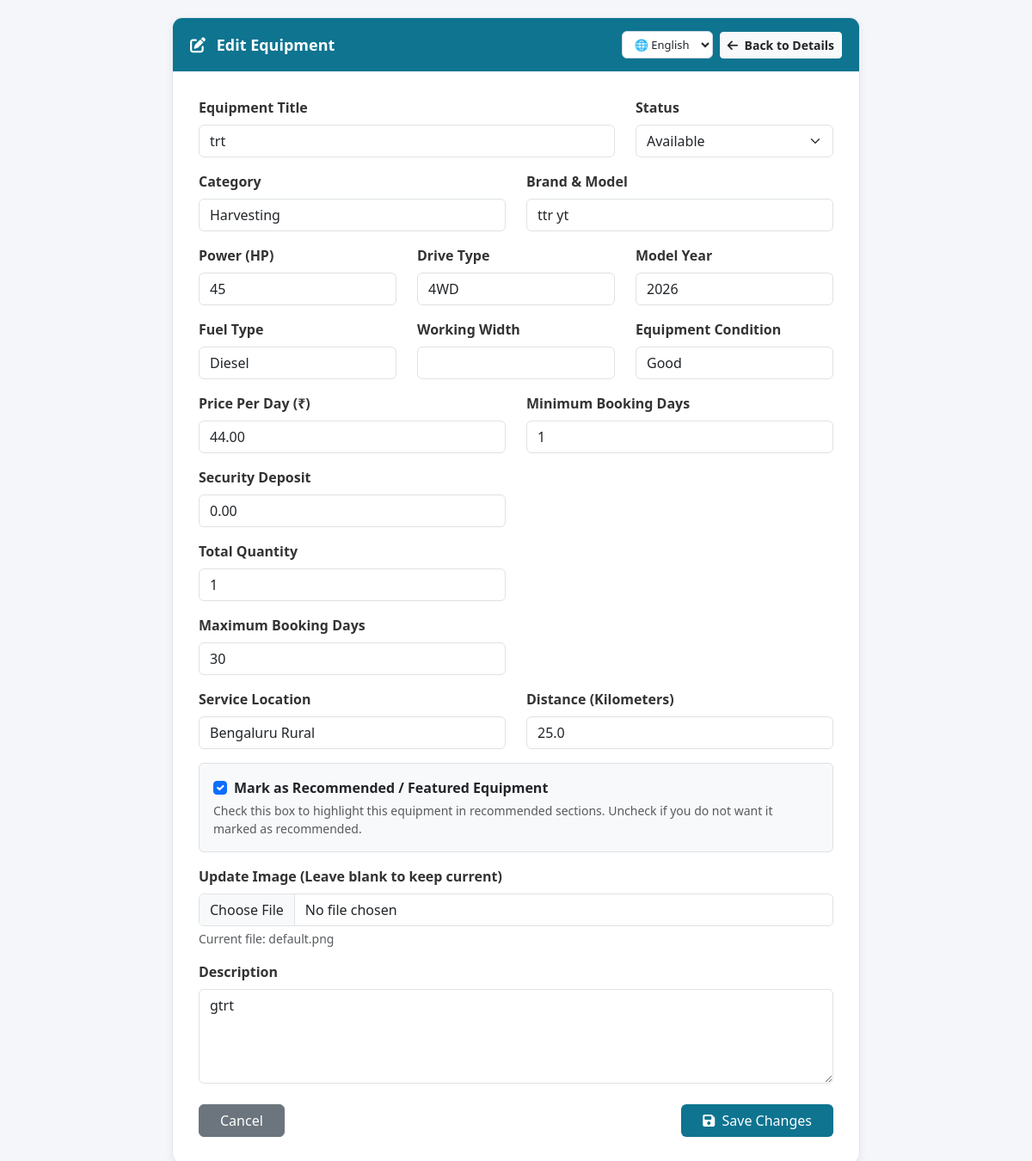
The app's page /edit_equipment.php?id=3 (signed in) with its own data.
### tables this page shows
CREATE TABLE `equipment` (
  `equipment_id` int(11) NOT NULL,
  `category_id` int(11) DEFAULT NULL,
  `lender_id` int(11) NOT NULL,
  `title` varchar(150) NOT NULL,
  `category` varchar(50) NOT NULL,
  `brand_model` varchar(100) NOT NULL,
  `power_hp` int(11) DEFAULT NULL,
  `drive_type` varchar(20) DEFAULT NULL,
  `model_year` int(11) DEFAULT NULL,
  `fuel_type` varchar(30) DEFAULT NULL,
  `working_width` varchar(50) DEFAULT NULL,
  `equipment_condition` enum('New','Good','Used') DEFAULT 'Good',
  `price_per_day` decimal(10,2) NOT NULL,
  `min_booking_days` int(11) DEFAULT 1,
  `service_location` varchar(100) NOT NULL,
  `distance_km` decimal(5,1) DEFAULT 5.0,
  `description` text DEFAULT NULL,
  `image` varchar(255) NOT NULL,
  `badge` enum('RECOMMENDED','POPULAR','TOP RATED','BEST PRICE','NONE') DEFAULT 'NONE',
  `status` enum('Available','Rented Out','Under Maintenance','Inactive') DEFAULT 'Available',
  `rating` decimal(2,1) DEFAULT 4.5,
  `rating_count` int(11) DEFAULT 0,
  `created_at` timestamp NOT NULL DEFAULT current_timestamp(),
  `is_featured` tinyint(1) DEFAULT 0,
  `latitude` decimal(10,8) DEFAULT NULL,
  `longitude` decimal(11,8) DEFAULT NULL
);

### includes/lang.php (called while the page is built, shortened)
<?php
$current_lang = $_SESSION['lang'] ?? 'en';
function __($key) {
    global $translations, $current_lang;
    return $translations[$current_lang][$key] ?? $translations['en'][$key] ?? $key;
}
?>

### edit_equipment.php (the view, shortened to what this page needs)
<?php
require_once 'includes/lang.php';
require_once 'includes/config.php';
$lender_id = $_SESSION['user_id'];
$equipment_id = isset($_GET['id']) ? intval($_GET['id']) : 0;
$stmt = $conn->prepare("SELECT * FROM equipment WHERE equipment_id = ? AND lender_id = ?");
$stmt->bind_param("ii", $equipment_id, $lender_id);
$stmt->execute();
$result = $stmt->get_result();
$eq = $result->fetch_assoc();
?>
<!DOCTYPE html>
<html lang="<?php echo $current_lang ?? 'en'; ?>">
<head>
    <link rel="stylesheet" href="https://cdnjs.cloudflare.com/ajax/libs/font-awesome/6.4.0/css/all.min.css">
    <link href="https://cdn.jsdelivr.net/npm/bootstrap@5.3.0/dist/css/bootstrap.min.css" rel="stylesheet">
</head>
<body>
    <div class="form-container">
        <div class="top-banner">
            <span><i class="fa-solid fa-pen-to-square me-2"></i> <?php echo __('edit_equipment_title'); ?></span>
            <div class="d-flex align-items-center gap-2">
                <select class="lang-select text-dark" onchange="location = this.value;">
                    <option value="edit_equipment.php?id=<?php echo $equipment_id; ?>&lang=en" <?php echo ($current_lang === 'en') ? 'selected' : ''; ?>>🌐 English</option>
                </select>
                <a href="equipment_details.php?id=<?php echo $equipment_id; ?>" class="btn btn-sm btn-light fw-bold text-dark"><i class="fa-solid fa-arrow-left me-1"></i> <?php echo __('back_to_details'); ?></a>
            </div>
        </div>
        <div class="form-body">
            <form action="edit_equipment.php?id=<?php echo $equipment_id; ?>" method="POST" enctype="multipart/form-data">
                <div class="row mb-3">
                    <div class="col-md-8">
                        <label class="form-label fw-bold"><?php echo __('equipment_title_label'); ?></label>
                        <input type="text" name="title" class="form-control" value="<?php echo htmlspecialchars($eq['title'] ?? ''); ?>" required>
                    </div>
                    <div class="col-md-4">
                        <label class="form-label fw-bold"><?php echo __('status_label'); ?></label>
                        <select name="status" class="form-select">
                            <option value="Available" <?php echo (strtolower($eq['status'] ?? '') === 'available') ? 'selected' : ''; ?>><?php echo __('available_status'); ?></option>
                        </select>
                    </div>
                </div>
                <div class="row mb-3">
                    <div class="col-md-6">
                        <label class="form-label fw-bold"><?php echo __('category_label'); ?></label>
                        <input type="text" name="category" class="form-control" value="<?php echo htmlspecialchars($eq['category'] ?? ''); ?>" required>
                    </div>
                    <div class="col-md-6">
                        <label class="form-label fw-bold"><?php echo __('brand_model_label'); ?></label>
                        <input type="text" name="brand_model" class="form-control" value="<?php echo htmlspecialchars($eq['brand_model'] ?? ''); ?>">
                    </div>
                </div>
                <div class="row mb-3">
                    <div class="col-md-4">
                        <label class="form-label fw-bold"><?php echo __('power_hp_label'); ?></label>
                        <input type="text" name="power_hp" class="form-control" value="<?php echo htmlspecialchars($eq['power_hp'] ?? ''); ?>">
                    </div>
                    <div class="col-md-4">
                        <label class="form-label fw-bold"><?php echo __('drive_type_label'); ?></label>
                        <input type="text" name="drive_type" class="form-control" value="<?php echo htmlspecialchars($eq['drive_type'] ?? ''); ?>">
                    </div>
                    <div class="col-md-4">
                        <label class="form-label fw-bold"><?php echo __('model_year_label'); ?></label>
                        <input type="text" name="model_year" class="form-control" value="<?php echo htmlspecialchars($eq['model_year'] ?? ''); ?>">
                    </div>
                </div>
                <div class="row mb-3">
                    <div class="col-md-4">
                        <label class="form-label fw-bold"><?php echo __('fuel_type_label'); ?></label>
                        <input type="text" name="fuel_type" class="form-control" value="<?php echo htmlspecialchars($eq['fuel_type'] ?? ''); ?>">
                    </div>
                    <div class="col-md-4">
                        <label class="form-label fw-bold"><?php echo __('working_width_label'); ?></label>
                        <input type="text" name="wrorking_width" class="form-control" value="<?php echo htmlspecialchars($eq['wrorking_width'] ?? ''); ?>">
                    </div>
                    <div class="col-md-4">
                        <label class="form-label fw-bold"><?php echo __('equipment_condition_label'); ?></label>
                        <input type="text" name="equipment_condition" class="form-control" value="<?php echo htmlspecialchars($eq['equipment_condition'] ?? ''); ?>">
                    </div>
                </div>
                <div class="row mb-3">
                    <div class="col-md-6">
                        <label class="form-label fw-bold"><?php echo __('price_per_day_label'); ?></label>
                        <input type="number" step="0.01" name="price_per_day" class="form-control" value="<?php echo htmlspecialchars($eq['price_per_day'] ?? 0); ?>" required>
                        <label class="form-label fw-bold mt-3">Security Deposit</label>
                        <input type="number" step="0.01" min="0" name="security_deposit" class="form-control" value="<?php echo htmlspecialchars($eq['security_deposit'] ?? 0); ?>">
                        <label class="form-label fw-bold mt-3">Total Quantity</label>
                        <input type="number" min="1" name="total_quantity" class="form-control" value="<?php echo htmlspecialchars($eq['total_quantity'] ?? 1); ?>" required>
                        <label class="form-label fw-bold mt-3">Maximum Booking Days</label>
                        <input type="number" min="1" name="max_booking_days" class="form-control" value="<?php echo htmlspecialchars($eq['max_booking_days'] ?? 30); ?>">
                    </div>
                    <div class="col-md-6">
                        <label class="form-label fw-bold"><?php echo __('min_booking_days_label'); ?></label>
                        <input type="number" name="min_booking_days" class="form-control" value="<?php echo htmlspecialchars($eq['min_booking_days'] ?? 1); ?>" required>
                    </div>
                </div>
                <div class="row mb-3">
                    <div class="col-md-6">
                        <label class="form-label fw-bold"><?php echo __('service_location_label'); ?></label>
                        <input type="text" name="service_location" class="form-control" value="<?php echo htmlspecialchars($eq['service_location'] ?? ''); ?>">
                    </div>
                    <div class="col-md-6">
                        <label class="form-label fw-bold"><?php echo __('distance_km_label'); ?></label>
                        <input type="number" step="0.1" name="distance_km" class="form-control" value="<?php echo htmlspecialchars($eq['distance_km'] ?? 0); ?>">
                    </div>
                </div>
                <div class="mb-3 form-check p-3 bg-light rounded border">
                    <input type="checkbox" class="form-check-input ms-0 me-2" id="is_featured" name="is_featured" value="1" <?php echo (!empty($eq['is_featured']) && $eq['is_featured'] == 1) ? 'checked' : ''; ?>>
                    <label class="form-check-label fw-bold text-dark" for="is_featured"><?php echo __('mark_featured_label'); ?></label>
                    <div class="form-text"><?php echo __('mark_featured_desc'); ?></div>
                </div>
                <div class="mb-3">
                    <label class="form-label fw-bold"><?php echo __('update_image_label'); ?></label>
                    <input type="file" name="image" class="form-control">
                    <?php if (!empty($eq['image'])): ?>
                        <div class="form-text"><?php echo __('current_file_label'); ?><?php echo htmlspecialchars($eq['image']); ?></div>
                    <?php endif; ?>
                </div>
                <div class="mb-4">
                    <label class="form-label fw-bold"><?php echo __('description_label'); ?></label>
                    <textarea name="description" class="form-control" rows="4"><?php echo htmlspecialchars($eq['description'] ?? ''); ?></textarea>
                </div>
                <div class="d-flex justify-content-between">
                    <a href="equipment_details.php?id=<?php echo $equipment_id; ?>" class="btn btn-secondary px-4"><?php echo __('cancel_btn'); ?></a>
                    <button type="submit" class="btn text-white px-4" style="background-color: #0e7490;"><i class="fa-solid fa-floppy-disk me-1"></i> <?php echo __('save_changes_btn'); ?></button>
                </div>
            </form>
        </div>
    </div>
</body>
</html>

### edit_equipment.php (style rules this page uses)
* { box-sizing: border-box; font-family: 'Segoe UI', Tahoma, Geneva, Verdana, sans-serif; }
body { background-color: #f4f6f9; color: #333; margin: 0; padding: 20px; }
.form-container { max-width: 800px; margin: 0 auto; background: #fff; border-radius: 12px; border: 1px solid #e2e8f0; overflow: hidden; box-shadow: 0 4px 12px rgba(0,0,0,0.05); }
.top-banner { background: #0e7490; color: white; padding: 15px 20px; font-weight: bold; font-size: 18px; display: flex; justify-content: space-between; align-items: center; }
.form-body { padding: 30px; }
.lang-select { padding: 5px 10px; border-radius: 6px; border: 1px solid #cbd5e1; font-size: 13px; outline: none; background: #fff; cursor: pointer; }

### records on screen
equipment: title "trt", status "Available", category "Harvesting", brand_model "ttr yt", power_hp "45", drive_type "4WD", model_year "2026", fuel_type "Diesel", equipment_condition "Good", price_per_day "44.00", security_deposit "0.00", total_quantity "1", max_booking_days "30", min_booking_days "1", service_location "Bengaluru Rural", distance_km "25.0", is_featured "☑", image "default.png", description "gtrt"

### other values on screen
__('edit_equipment_title') "Edit Equipment"
__('back_to_details') "Back to Details"
__('equipment_title_label') "Equipment Title"
__('status_label') "Status"
__('category_label') "Category"
__('brand_model_label') "Brand & Model"
__('power_hp_label') "Power (HP)"
__('drive_type_label') "Drive Type"
__('model_year_label') "Model Year"
__('fuel_type_label') "Fuel Type"
__('working_width_label') "Working Width"
__('equipment_condition_label') "Equipment Condition"
__('price_per_day_label') "Price Per Day (₹)"
__('min_booking_days_label') "Minimum Booking Days"
__('service_location_label') "Service Location"
